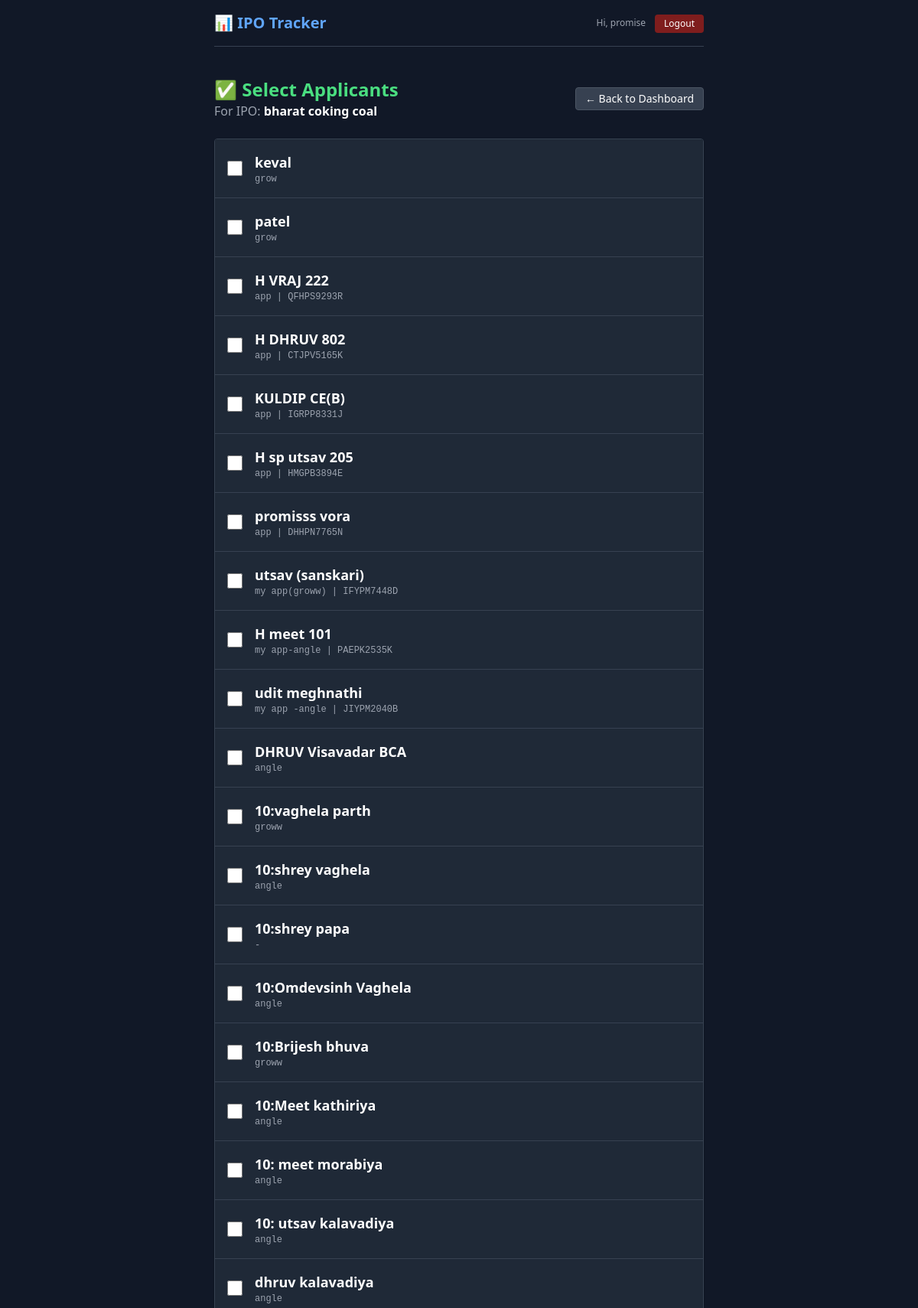
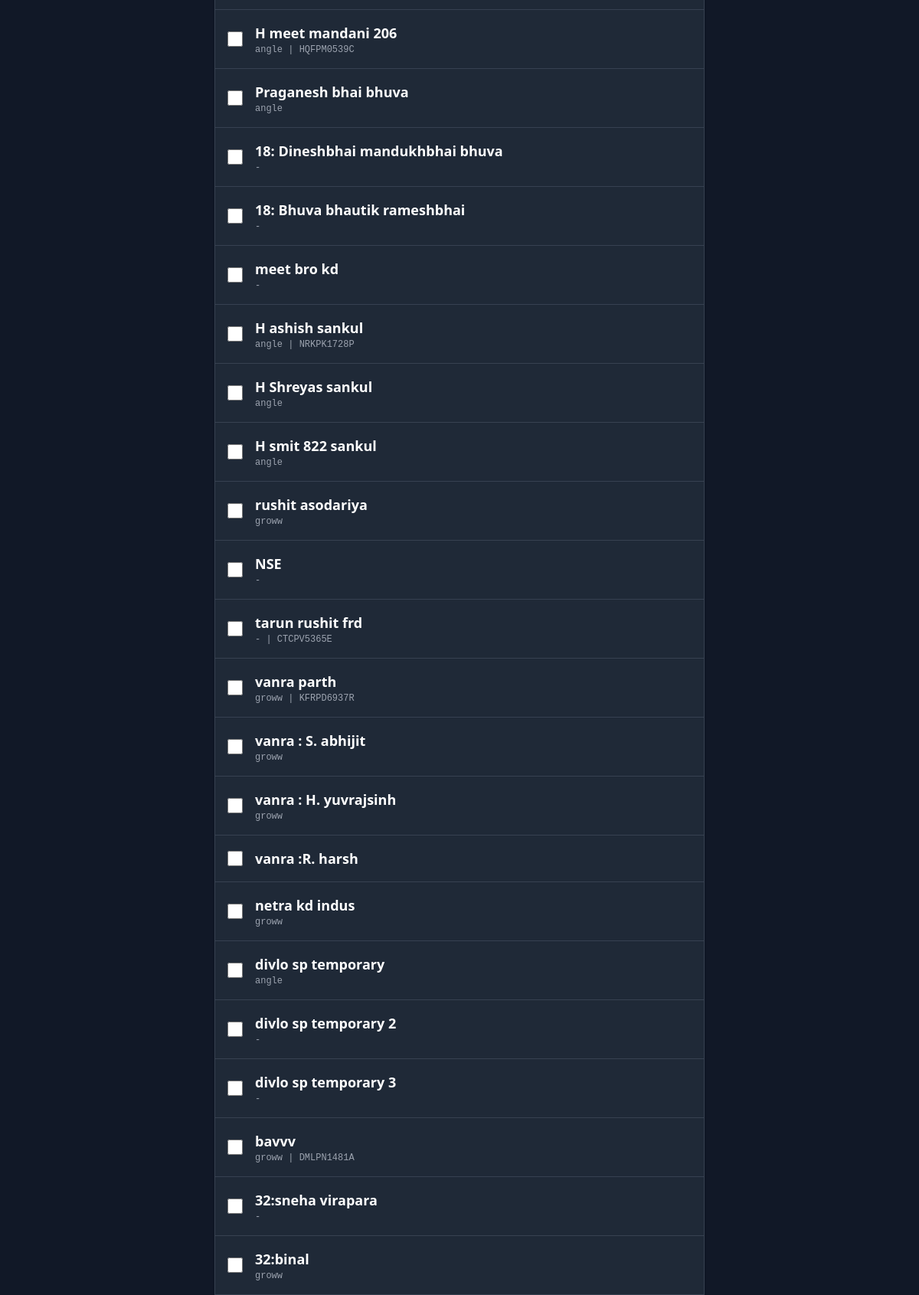
Screenshot of /import/2/ (signed in, upper part) with the database file from the repository (2 pictures, top to bottom).
### core/models.py (models this page shows, shortened)
class IPO(models.Model):
    name = models.CharField(max_length=100, unique=True)
    active = models.BooleanField(default=True)

class MasterClient(models.Model):
    owner = models.ForeignKey(User, on_delete=models.CASCADE)
    nickname = models.CharField(max_length=100)
    broker = models.CharField(max_length=50)
    demat_acc = models.CharField(max_length=50, blank=True)
    pan_number = models.CharField(max_length=20, blank=True)

### core/views.py (the view, shortened to what this page needs)
# urls.py: path('import/<int:ipo_id>/', views.import_from_master, name='import_from_master'),
@login_required(login_url='login')
def import_from_master(request, ipo_id):
    ipo_obj = get_object_or_404(IPO, id=ipo_id)
    existing_nicknames = ClientApp.objects.filter(ipo=ipo_obj, owner=request.user).values_list('nickname', flat=True)
    masters = MasterClient.objects.filter(owner=request.user).exclude(nickname__in=existing_nicknames)
    return render(request, 'core/import_clients.html', {'masters': masters, 'ipo': ipo_obj})

### core/templates/core/import_clients.html (shortened to what this page needs)
{% extends 'core/base.html' %}
{% block content %}
<div class="max-w-2xl mx-auto mt-10">
    <div class="flex justify-between items-center mb-6">
        <div>
            <h2 class="text-2xl font-bold text-green-400">✅ Select Applicants</h2>
            <p class="text-gray-400">For IPO: <span class="text-white font-bold">{{ ipo.name }}</span></p>
        </div>
        <a href="{% url 'dashboard' %}" class="text-sm bg-gray-700 hover:bg-gray-600 text-white px-3 py-1 rounded border border-gray-600">
            &larr; Back to Dashboard
        </a>
    </div>
    <form method="POST">
        <div class="bg-gray-800 rounded shadow border border-gray-700 max-h-[60vh] overflow-y-auto mb-6">
            {% for master in masters %}
            <div class="flex items-center p-4 border-b border-gray-700 hover:bg-gray-700 cursor-pointer transition">
                <input type="checkbox" name="master_ids" value="{{ master.id }}" id="m_{{ master.id }}" class="w-5 h-5 accent-green-500 mr-4 cursor-pointer">
                <label for="m_{{ master.id }}" class="flex-1 cursor-pointer">
                    <div class="font-bold text-lg text-white">{{ master.nickname }}</div>
                    <div class="text-xs text-gray-400 font-mono">{{ master.broker }} {% if master.pan_number %}| {{ master.pan_number }}{% endif %}</div>
                </label>
            </div>
            {% endfor %}
        </div>
    </form>
</div>
{% endblock %}

### core/templates/core/base.html (shortened to what this page needs)
<!DOCTYPE html>
<html lang="en" class="dark">
<head>
    <script src="https://cdn.tailwindcss.com"></script>
</head>
<body class="p-4 max-w-2xl mx-auto">
    <nav class="flex justify-between items-center mb-6 border-b border-gray-700 pb-4">
        <a href="/" class="text-xl font-bold text-blue-400">📊 IPO Tracker</a>
        <div class="flex gap-3 items-center">
            {% if user.is_authenticated %}
                <span class="text-xs text-gray-400 hidden sm:block">Hi, {{ user.username }}</span>
                <form action="{% url 'logout' %}" method="post">
                    <button type="submit" class="text-xs bg-red-900 hover:bg-red-800 text-white px-3 py-1 rounded">Logout</button>
                </form>
            {% else %}
                <a href="{% url 'login' %}" class="text-xs bg-blue-600 hover:bg-blue-700 text-white px-3 py-1 rounded">Login</a>
                <a href="{% url 'signup' %}" class="text-xs bg-green-600 hover:bg-green-700 text-white px-3 py-1 rounded">Sign Up</a>
            {% endif %}
        </div>
    </nav>
    {% block content %}{% endblock %}
</body>
</html>

### core/templates/core/base.html (style rules this page uses)
body { background-color: #111827; color: #e5e7eb; }

### rows the page displays
IPO: name "bharat coking coal"
MasterClient: nickname "keval", broker "grow"
MasterClient: nickname "patel", broker "grow"
MasterClient: nickname "H VRAJ 222", broker "app", pan_number "QFHPS9293R"
MasterClient: nickname "H DHRUV 802", broker "app", pan_number "CTJPV5165K"
MasterClient: nickname "KULDIP CE(B)", broker "app", pan_number "IGRPP8331J"
MasterClient: nickname "H sp utsav 205", broker "app", pan_number "HMGPB3894E"
MasterClient: nickname "promisss vora", broker "app", pan_number "DHHPN7765N"
MasterClient: nickname "utsav (sanskari)", broker "my app(groww)", pan_number "IFYPM7448D"
MasterClient: nickname "H meet 101", broker "my app-angle", pan_number "PAEPK2535K"
MasterClient: nickname "udit meghnathi", broker "my app -angle", pan_number "JIYPM2040B"
MasterClient: nickname "DHRUV Visavadar BCA", broker "angle"
MasterClient: nickname "10:vaghela parth", broker "groww"
MasterClient: nickname "10:shrey vaghela", broker "angle"
MasterClient: nickname "10:shrey papa", broker "-"
MasterClient: nickname "10:Omdevsinh Vaghela", broker "angle"
MasterClient: nickname "10:Brijesh bhuva", broker "groww"
MasterClient: nickname "10:Meet kathiriya", broker "angle"
MasterClient: nickname "10: meet morabiya", broker "angle"
MasterClient: nickname "10: utsav kalavadiya", broker "angle"
MasterClient: nickname "dhruv kalavadiya", broker "angle"
MasterClient: nickname "H meet mandani 206", broker "angle", pan_number "HQFPM0539C"
MasterClient: nickname "Praganesh bhai bhuva", broker "angle"
MasterClient: nickname "18: Dineshbhai mandukhbhai bhuva", broker "-"
MasterClient: nickname "18: Bhuva bhautik rameshbhai", broker "-"
MasterClient: nickname "meet bro kd", broker "-"
MasterClient: nickname "H ashish sankul", broker "angle", pan_number "NRKPK1728P"
MasterClient: nickname "H Shreyas sankul", broker "angle"
MasterClient: nickname "H smit 822 sankul", broker "angle"
MasterClient: nickname "rushit asodariya", broker "groww"
MasterClient: nickname "NSE", broker "-"
MasterClient: nickname "tarun rushit frd", broker "-", pan_number "CTCPV5365E"
MasterClient: nickname "vanra parth", broker "groww", pan_number "KFRPD6937R"
MasterClient: nickname "vanra : S. abhijit", broker "groww"
MasterClient: nickname "vanra : H. yuvrajsinh", broker "groww"
MasterClient: nickname "vanra :R. harsh"
MasterClient: nickname "netra kd indus", broker "groww"
MasterClient: nickname "divlo sp temporary", broker "angle"
MasterClient: nickname "divlo sp temporary 2", broker "-"
MasterClient: nickname "divlo sp temporary 3", broker "-"
MasterClient: nickname "bavvv", broker "groww", pan_number "DMLPN1481A"
MasterClient: nickname "32:sneha virapara", broker "-"
MasterClient: nickname "32:binal", broker "groww"

### other values shown
{{ user.username }} "promise"
